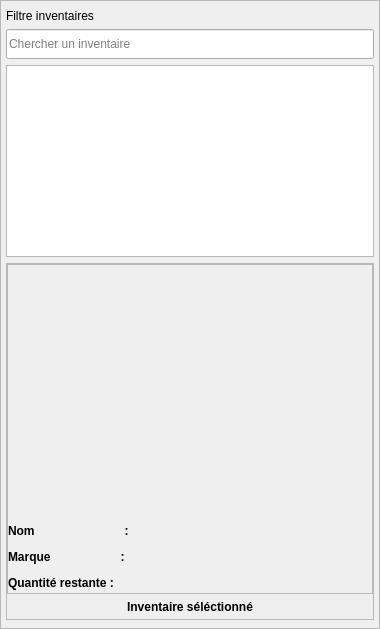
         <widget class="QFrame" name="_f_invoice_inventory">
          <property name="minimumSize">
           <size>
            <width>380</width>
            <height>0</height>
           </size>
          </property>
          <property name="maximumSize">
           <size>
            <width>380</width>
            <height>16777215</height>
           </size>
          </property>
          <property name="frameShape">
           <enum>QFrame::Shape::StyledPanel</enum>
          </property>
          <property name="frameShadow">
           <enum>QFrame::Shadow::Raised</enum>
          </property>
          <layout class="QVBoxLayout" name="_v_invoice_inventory">
           <property name="leftMargin">
            <number>5</number>
           </property>
           <property name="topMargin">
            <number>8</number>
           </property>
           <property name="rightMargin">
            <number>5</number>
           </property>
           <property name="bottomMargin">
            <number>8</number>
           </property>
           <item>
            <widget class="QLabel" name="_l_invoice_inventory_filter">
             <property name="text">
              <string>Filtre inventaires</string>
             </property>
            </widget>
           </item>
           <item>
            <widget class="QLineEdit" name="_le_invoice_inventory_filter">
             <property name="minimumSize">
              <size>
               <width>0</width>
               <height>30</height>
              </size>
             </property>
             <property name="placeholderText">
              <string>Chercher un inventaire</string>
             </property>
            </widget>
           </item>
           <item>
            <widget class="QListWidget" name="_lw_invoice_list_inventory"/>
           </item>
           <item>
            <widget class="QFrame" name="_f_invoice_preview_card">
             <property name="frameShape">
              <enum>QFrame::Shape::StyledPanel</enum>
             </property>
             <property name="frameShadow">
              <enum>QFrame::Shadow::Raised</enum>
             </property>
             <layout class="QGridLayout" name="_g_invoice_preview_card">
              <property name="leftMargin">
               <number>0</number>
              </property>
              <property name="topMargin">
               <number>0</number>
              </property>
              <property name="rightMargin">
               <number>0</number>
              </property>
              <property name="bottomMargin">
               <number>5</number>
              </property>
              <property name="spacing">
               <number>-1</number>
              </property>
              <item row="0" column="0">
               <widget class="QFrame" name="_f_invoice_preview_inventory">
                <property name="maximumSize">
                 <size>
                  <width>16777215</width>
                  <height>330</height>
                 </size>
                </property>
                <property name="frameShape">
                 <enum>QFrame::Shape::StyledPanel</enum>
                </property>
                <property name="frameShadow">
                 <enum>QFrame::Shadow::Raised</enum>
                </property>
                <layout class="QGridLayout" name="_g_invoice_preview_inventory">
                 <property name="leftMargin">
                  <number>0</number>
                 </property>
                 <property name="topMargin">
                  <number>0</number>
                 </property>
                 <property name="rightMargin">
                  <number>0</number>
                 </property>
                 <property name="bottomMargin">
                  <number>0</number>
                 </property>
                 <property name="spacing">
                  <number>-1</number>
                 </property>
                 <item row="4" column="0">
                  <widget class="QLabel" name="_l_invoice_preview_label_marque">
                   <property name="minimumSize">
                    <size>
                     <width>0</width>
                     <height>20</height>
                    </size>
                   </property>
                   <property name="font">
                    <font>
                     <bold>true</bold>
                    </font>
                   </property>
                   <property name="text">
                    <string>Marque                     :</string>
                   </property>
                   <property name="alignment">
                    <set>Qt::AlignmentFlag::AlignJustify|Qt::AlignmentFlag::AlignVCenter</set>
                   </property>
                  </widget>
                 </item>
                 <item row="0" column="0" colspan="3">
                  <widget class="QLabel" name="_l_invoice_preview">
                   <property name="minimumSize">
                    <size>
                     <width>0</width>
                     <height>250</height>
                    </size>
                   </property>
                   <property name="text">
                    <string/>
                   </property>
                  </widget>
                 </item>
                 <item row="3" column="0">
                  <widget class="QLabel" name="_l_invoice_preview_label_name">
                   <property name="minimumSize">
                    <size>
                     <width>0</width>
                     <height>20</height>
                    </size>
                   </property>
                   <property name="font">
                    <font>
                     <bold>true</bold>
                    </font>
                   </property>
                   <property name="text">
                    <string>Nom                           :</string>
                   </property>
                   <property name="alignment">
                    <set>Qt::AlignmentFlag::AlignJustify|Qt::AlignmentFlag::AlignVCenter</set>
                   </property>
                  </widget>
                 </item>
                 <item row="5" column="0">
                  <widget class="QLabel" name="_l_invoice_preview_label_quantity">
                   <property name="minimumSize">
                    <size>
                     <width>0</width>
                     <height>20</height>
                    </size>
                   </property>
                   <property name="font">
                    <font>
                     <bold>true</bold>
                    </font>
                   </property>
                   <property name="text">
                    <string>Quantité restante :</string>
                   </property>
                   <property name="alignment">
                    <set>Qt::AlignmentFlag::AlignJustify|Qt::AlignmentFlag::AlignVCenter</set>
                   </property>
                  </widget>
                 </item>
                 <item row="5" column="1" colspan="2">
                  <widget class="QLabel" name="_l_invoice_preview_quantity">
                   <property name="text">
                    <string/>
                   </property>
                   <property name="alignment">
                    <set>Qt::AlignmentFlag::AlignCenter</set>
                   </property>
                  </widget>
                 </item>
                 <item row="4" column="1" colspan="2">
                  <widget class="QLabel" name="_l_invoice_preview_marque">
                   <property name="text">
                    <string/>
                   </property>
                   <property name="alignment">
                    <set>Qt::AlignmentFlag::AlignCenter</set>
                   </property>
                  </widget>
                 </item>
                 <item row="3" column="1" colspan="2">
                  <widget class="QLabel" name="_l_invoice_preview_name">
                   <property name="text">
                    <string/>
                   </property>
                   <property name="alignment">
                    <set>Qt::AlignmentFlag::AlignCenter</set>
                   </property>
                  </widget>
                 </item>
                </layout>
               </widget>
              </item>
              <item row="1" column="0">
               <widget class="QLabel" name="_l_invoice_select_inventory">
                <property name="font">
                 <font>
                  <bold>true</bold>
                 </font>
                </property>
                <property name="text">
                 <string>Inventaire séléctionné</string>
                </property>
                <property name="alignment">
                 <set>Qt::AlignmentFlag::AlignCenter</set>
                </property>
               </widget>
              </item>
             </layout>
            </widget>
           </item>
          </layout>
         </widget>
